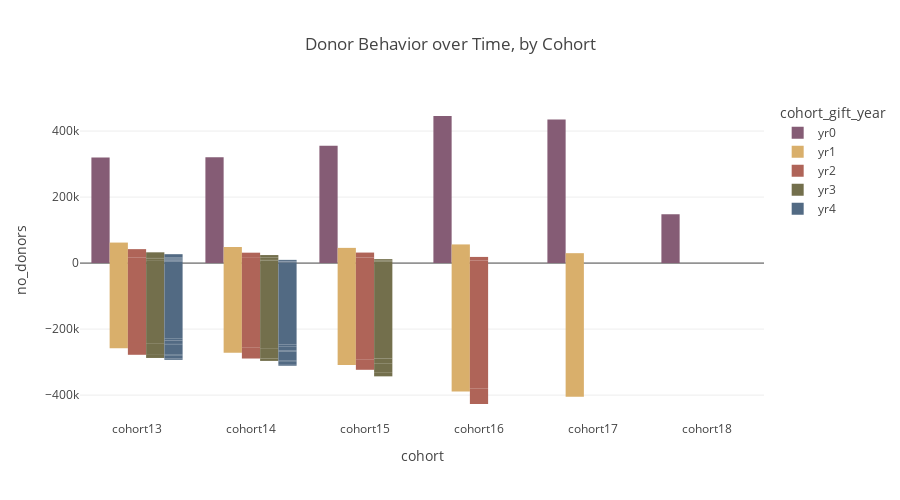

Write notebook code for a chart like this one.
### Markdown cell above
### 2. Visualizations using aggregations grouped by cohort gift year (yr0, yr1, etc.)

### Code cell
pio.templates.default = "xgridoff"

fig = px.bar(cohort_gift_years, x="cohort", y='no_donors', color='cohort_gift_year', barmode='group',
            title="Donor Behavior over Time, by Cohort",
             color_discrete_sequence=px.colors.qualitative.Antique, 
           # hover_data=['cohort', 'no_donors', 'count_yr2'],
            # labels={'cohort':'class'}, 
             height=500)
fig.show()

### Figure 1 — Plotly figure (JSON) as saved in the notebook; plotly's stock layout.template omitted (floating-point values rounded to 4 significant figures)
{"data": [{"alignmentgroup": "True", "hovertemplate": "cohort_gift_year=yr0<br>cohort=%{x}<br>no_donors=%{y}<extra></extra>", "legendgroup": "yr0", "marker": {"color": "rgb(133, 92, 117)"}, "name": "yr0", "offsetgroup": "yr0", "orientation": "v", "showlegend": true, "textposition": "auto", "type": "bar", "x": ["cohort13", "cohort14", "cohort15", "cohort16", "cohort17", "cohort18"], "xaxis": "x", "y": [320069, 320673, 355137, 445598, 434991, 147945], "yaxis": "y"}, {"alignmentgroup": "True", "hovertemplate": "cohort_gift_year=yr1<br>cohort=%{x}<br>no_donors=%{y}<extra></extra>", "legendgroup": "yr1", "marker": {"color": "rgb(217, 175, 107)"}, "name": "yr1", "offsetgroup": "yr1", "orientation": "v", "showlegend": true, "textposition": "auto", "type": "bar", "x": ["cohort13", "cohort13", "cohort14", "cohort14", "cohort15", "cohort15", "cohort16", "cohort16", "cohort17", "cohort17"], "xaxis": "x", "y": [-257939, 62130, -272006, 48667, -309059, 46078, -389060, 56538, -405001, 29990], "yaxis": "y"}, {"alignmentgroup": "True", "hovertemplate": "cohort_gift_year=yr2<br>cohort=%{x}<br>no_donors=%{y}<extra></extra>", "legendgroup": "yr2", "marker": {"color": "rgb(175, 100, 88)"}, "name": "yr2", "offsetgroup": "yr2", "orientation": "v", "showlegend": true, "textposition": "auto", "type": "bar", "x": ["cohort13", "cohort13", "cohort13", "cohort13", "cohort14", "cohort14", "cohort14", "cohort14", "cohort15", "cohort15", "cohort15", "cohort15", "cohort16", "cohort16", "cohort16", "cohort16"], "xaxis": "x", "y": [-241786, 16153, -36050, 26080, -256220, 15786, -32928, 15739, -292539, 16520, -30755, 15323, -380722, 8338, -46203, 10335], "yaxis": "y"}, {"alignmentgroup": "True", "hovertemplate": "cohort_gift_year=yr3<br>cohort=%{x}<br>no_donors=%{y}<extra></extra>", "legendgroup": "yr3", "marker": {"color": "rgb(115, 111, 76)"}, "name": "yr3", "offsetgroup": "yr3", "orientation": "v", "showlegend": true, "textposition": "auto", "type": "bar", "x": ["cohort13", "cohort13", "cohort13", "cohort13", "cohort13", "cohort13", "cohort13", "cohort13", "cohort14", "cohort14", "cohort14", "cohort14", "cohort14", "cohort14", "cohort14", "cohort14", "cohort15", "cohort15", "cohort15", "cohort15", "cohort15", "cohort15", "cohort15", "cohort15"], "xaxis": "x", "y": [-232818, 8968, -11843, 4310, -31013, 5037, -11760, 14320, -248000, 8220, -11850, 3936, -28755, 4173, -7778, 7961, -289004, 3535, -14405, 2115, -29018, 1737, -10726, 4597], "yaxis": "y"}, {"alignmentgroup": "True", "hovertemplate": "cohort_gift_year=yr4<br>cohort=%{x}<br>no_donors=%{y}<extra></extra>", "legendgroup": "yr4", "marker": {"color": "rgb(82, 106, 131)"}, "name": "yr4", "offsetgroup": "yr4", "orientation": "v", "showlegend": true, "textposition": "auto", "type": "bar", "x": ["cohort13", "cohort13", "cohort13", "cohort13", "cohort13", "cohort13", "cohort13", "cohort13", "cohort13", "cohort13", "cohort13", "cohort13", "cohort13", "cohort13", "cohort13", "cohort13", "cohort14", "cohort14", "cohort14", "cohort14", "cohort14", "cohort14", "cohort14", "cohort14", "cohort14", "cohort14", "cohort14", "cohort14", "cohort14", "cohort14", "cohort14", "cohort14"], "xaxis": "x", "y": [-227808, 5010, -6773, 2195, -10390, 1453, -2412, 1898, -28817, 2196, -3075, 1962, -9423, 2337, -4442, 9878, -246098, 1902, -7307, 913, -11268, 582, -3099, 837, -27958, 797, -3320, 853, -7150, 628, -4741, 3220], "yaxis": "y"}], "layout": {"barmode": "group", "height": 500, "legend": {"title": {"text": "cohort_gift_year"}, "tracegroupgap": 0}, "title": {"text": "Donor Behavior over Time, by Cohort"}, "xaxis": {"anchor": "y", "domain": [0, 1], "title": {"text": "cohort"}}, "yaxis": {"anchor": "x", "domain": [0, 1], "title": {"text": "no_donors"}}}}
